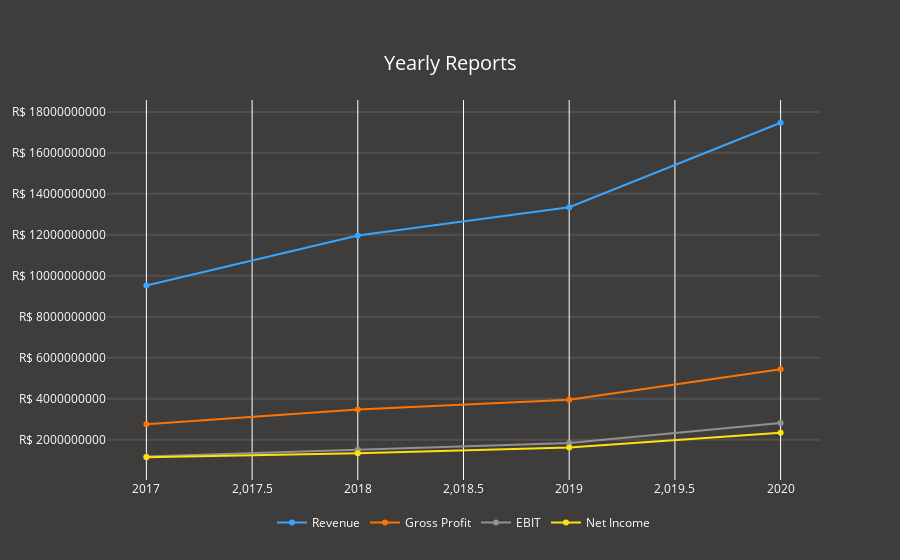

The notebook cell this image was saved under:
### Code cell
import plotly.offline as pyoff
import plotly.graph_objs as go

data = [go.Scatter(x=tickerFinancials.index.year,
               y=tickerFinancials['Total Revenue'],
               marker={'color': '#37A5FF'},
               name='Revenue'),
        
       go.Scatter(x=tickerFinancials.index.year,
              y=tickerFinancials['Gross Profit'],
              marker={'color': '#FF7300'},
              name='Gross Profit'),
        
       go.Scatter(x=tickerFinancials.index.year,
              y=tickerFinancials['Ebit'],
              marker={'color': '#919191'},
              name='EBIT'),
        
       go.Scatter(x=tickerFinancials.index.year,
              y=tickerFinancials['Net Income'],
              marker={'color': '#FFE10D'},
              name='Net Income')]

layout = go.Layout(title={'text':'Yearly Reports',
                         'font':{'color':'white',
                                'size': 20},
                         'x':0.5,
                         'xanchor':'center',
                         'y':0.9,
                         'yanchor':'top'},
                   
                   legend={'font':{'color':'white'},
                         'borderwidth':0,
                         'bgcolor':'#3F3C3C',
                         'orientation':"h",
                         'x':0.5,
                         'xanchor':"center",
                         'y':-0.15,
                         'yanchor':"bottom"},
                   
                   plot_bgcolor='#3F3C3C',
                   paper_bgcolor='#3F3C3C',
                   font={'color':'white'})

fig = go.Figure(data=data, layout=layout)
fig.update_yaxes(showgrid=True, gridwidth=2, gridcolor='rgba(233,233,233,0.1)')
fig.update_layout(yaxis_tickprefix = currencies[tickerData.info['currency']], yaxis_tickformat = ',.')
    
pyoff.iplot(fig)

### Figure 1 — Plotly figure (JSON) as saved in the notebook; plotly's stock layout.template omitted (floating-point values rounded to 4 significant figures)
{"data": [{"marker": {"color": "#37A5FF"}, "name": "Revenue", "type": "scatter", "x": [2020, 2019, 2018, 2017], "y": [17469557000, 13347434000, 11970090000, 9523830000]}, {"marker": {"color": "#FF7300"}, "name": "Gross Profit", "type": "scatter", "x": [2020, 2019, 2018, 2017], "y": [5437507000, 3953268000, 3469274000, 2758447000]}, {"marker": {"color": "#919191"}, "name": "EBIT", "type": "scatter", "x": [2020, 2019, 2018, 2017], "y": [2812454000, 1837299000, 1503602000, 1182412000]}, {"marker": {"color": "#FFE10D"}, "name": "Net Income", "type": "scatter", "x": [2020, 2019, 2018, 2017], "y": [2340873000, 1614581000, 1338319000, 1142149000]}], "layout": {"font": {"color": "white"}, "legend": {"bgcolor": "#3F3C3C", "borderwidth": 0, "font": {"color": "white"}, "orientation": "h", "x": 0.5, "xanchor": "center", "y": -0.15, "yanchor": "bottom"}, "paper_bgcolor": "#3F3C3C", "plot_bgcolor": "#3F3C3C", "title": {"font": {"color": "white", "size": 20}, "text": "Yearly Reports", "x": 0.5, "xanchor": "center", "y": 0.9, "yanchor": "top"}, "yaxis": {"gridcolor": "rgba(233,233,233,0.1)", "gridwidth": 2, "showgrid": true, "tickformat": ",.", "tickprefix": "R$ "}}}
